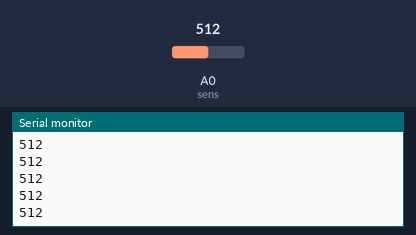
Bench run of a sketch on a simulated Arduino Uno, built with avr-gcc and run on an emulated ATmega328P. Parts: the last lines printed to the serial monitor. Inputs (shaded band) come from the test bench; at power-on: A0 (sens) = 512.

Above: at 1.2 s.
1.3 s: A0 (sens) set to 716
At 2.1 s:
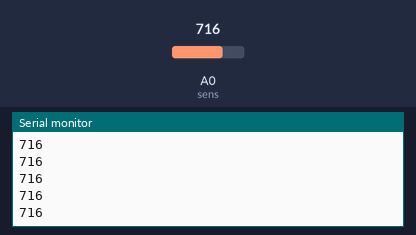
2.8 s: A0 (sens) set to 900
At 3.7 s:
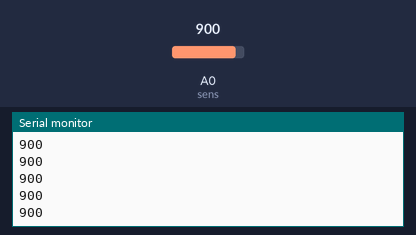
Timing chart, 0 to 5.8 s (numbered marks = the images above; inputs shaded):
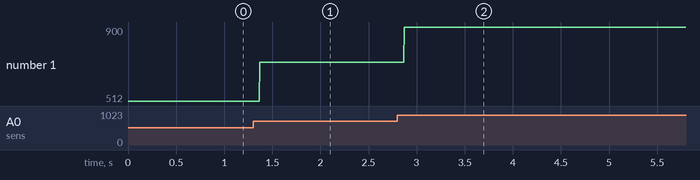

Measured:
- after the input at 1.3 s, the serial monitor: prints a new line after 0.07 s (image 1)
- after the input at 2.8 s, the serial monitor: prints a new line after 0.07 s (image 2)
- plotted number 1: 512 → 716 after the input at 1.3 s, 716 → 900 after the input at 2.8 s

The sketch:

turi_vibration_demo_ard.ino
```cpp
const int sens = A0;
int sensorReading = 0;


void setup(){

  Serial.begin(9600);
}


void loop(){

  sensorReading = analogRead(sens);
  Serial.println(sensorReading);
}
```
